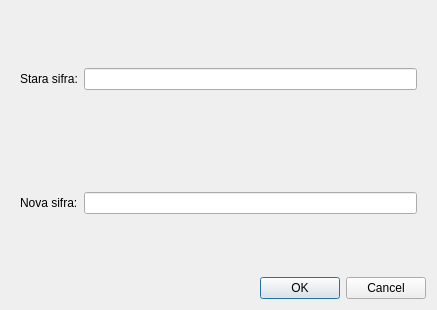
<?xml version="1.0" encoding="UTF-8"?>
<ui version="4.0">
 <class>ChangePasswordDialog</class>
 <widget class="QDialog" name="ChangePasswordDialog">
  <property name="geometry">
   <rect>
    <x>0</x>
    <y>0</y>
    <width>437</width>
    <height>310</height>
   </rect>
  </property>
  <property name="sizePolicy">
   <sizepolicy hsizetype="Fixed" vsizetype="Fixed">
    <horstretch>0</horstretch>
    <verstretch>0</verstretch>
   </sizepolicy>
  </property>
  <property name="windowTitle">
   <string>Dialog</string>
  </property>
  <property name="sizeGripEnabled">
   <bool>false</bool>
  </property>
  <property name="modal">
   <bool>true</bool>
  </property>
  <layout class="QVBoxLayout" name="verticalLayout">
   <item>
    <widget class="QWidget" name="widget" native="true">
     <layout class="QVBoxLayout" name="verticalLayout_2">
      <item>
       <widget class="QWidget" name="widget_2" native="true">
        <layout class="QHBoxLayout" name="horizontalLayout">
         <property name="leftMargin">
          <number>0</number>
         </property>
         <property name="topMargin">
          <number>0</number>
         </property>
         <property name="rightMargin">
          <number>0</number>
         </property>
         <property name="bottomMargin">
          <number>0</number>
         </property>
         <item>
          <widget class="QLabel" name="label">
           <property name="text">
            <string>Stara sifra:</string>
           </property>
          </widget>
         </item>
         <item>
          <widget class="QLineEdit" name="oldpassword">
           <property name="inputMethodHints">
            <set>Qt::ImhHiddenText|Qt::ImhNoAutoUppercase|Qt::ImhNoPredictiveText|Qt::ImhSensitiveData</set>
           </property>
           <property name="echoMode">
            <enum>QLineEdit::Password</enum>
           </property>
          </widget>
         </item>
        </layout>
       </widget>
      </item>
      <item>
       <widget class="QWidget" name="widget_3" native="true">
        <layout class="QHBoxLayout" name="horizontalLayout_2">
         <property name="leftMargin">
          <number>0</number>
         </property>
         <property name="topMargin">
          <number>0</number>
         </property>
         <property name="rightMargin">
          <number>0</number>
         </property>
         <property name="bottomMargin">
          <number>0</number>
         </property>
         <item>
          <widget class="QLabel" name="label_2">
           <property name="text">
            <string>Nova sifra:</string>
           </property>
          </widget>
         </item>
         <item>
          <widget class="QLineEdit" name="newpassword">
           <property name="inputMethodHints">
            <set>Qt::ImhHiddenText|Qt::ImhNoAutoUppercase|Qt::ImhNoPredictiveText|Qt::ImhSensitiveData</set>
           </property>
           <property name="echoMode">
            <enum>QLineEdit::Password</enum>
           </property>
          </widget>
         </item>
        </layout>
       </widget>
      </item>
     </layout>
    </widget>
   </item>
   <item>
    <widget class="QDialogButtonBox" name="buttonBox">
     <property name="orientation">
      <enum>Qt::Horizontal</enum>
     </property>
     <property name="standardButtons">
      <set>QDialogButtonBox::Cancel|QDialogButtonBox::Ok</set>
     </property>
    </widget>
   </item>
  </layout>
 </widget>
 <resources/>
 <connections>
  <connection>
   <sender>buttonBox</sender>
   <signal>accepted()</signal>
   <receiver>ChangePasswordDialog</receiver>
   <slot>accept()</slot>
   <hints>
    <hint type="sourcelabel">
     <x>248</x>
     <y>254</y>
    </hint>
    <hint type="destinationlabel">
     <x>157</x>
     <y>274</y>
    </hint>
   </hints>
  </connection>
  <connection>
   <sender>buttonBox</sender>
   <signal>rejected()</signal>
   <receiver>ChangePasswordDialog</receiver>
   <slot>reject()</slot>
   <hints>
    <hint type="sourcelabel">
     <x>316</x>
     <y>260</y>
    </hint>
    <hint type="destinationlabel">
     <x>286</x>
     <y>274</y>
    </hint>
   </hints>
  </connection>
 </connections>
</ui>
